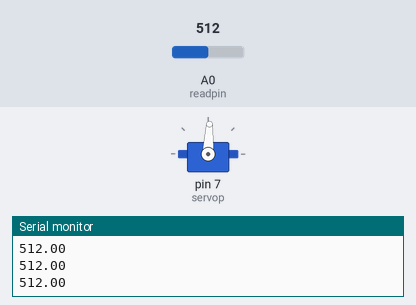
The sketch below on a simulated Arduino Uno, built with avr-gcc and run on an emulated ATmega328P. Parts: servo, the last lines printed to the serial monitor. The test bench sets the inputs (shaded band); at power-on: A0 (readpin) = 512.

Above: at 1.3 s.
1.4 s: A0 (readpin) set to 716
At 2.2 s:
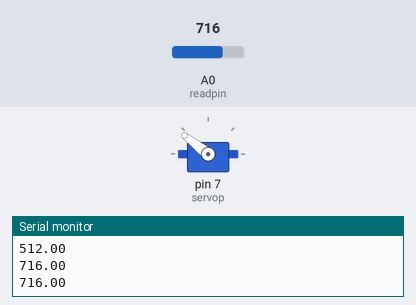
3.0 s: A0 (readpin) set to 900
At 3.4 s:
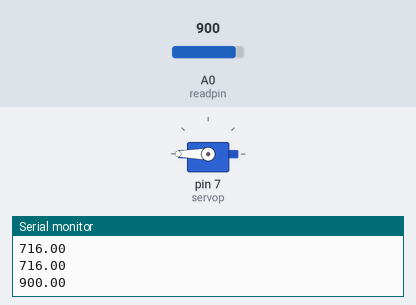
4.5 s: A0 (readpin) set to 306
At 5.7 s:
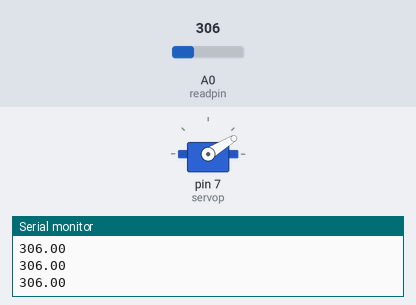
6.0 s: A0 (readpin) set to 0
At 7.0 s:
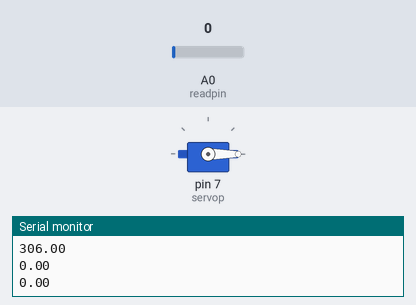
7.5 s: A0 (readpin) set to 122
At 8.2 s:
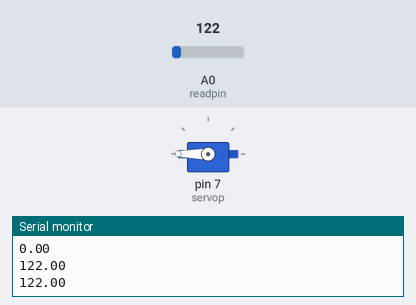
9.0 s: A0 (readpin) set to 511
At 9.4 s:
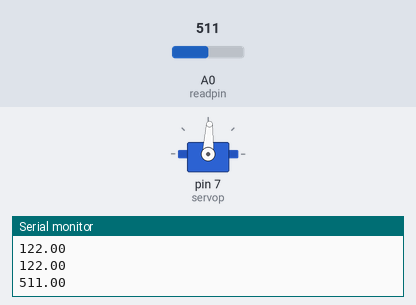
Timing chart, 0 to 11.5 s (numbered marks = the images above; inputs shaded):
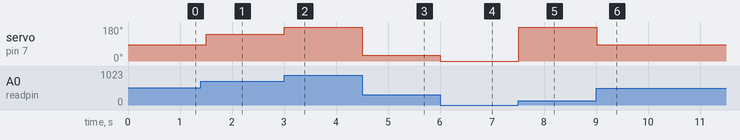

Measured:
- after the input at 1.4 s, servo on pin 7 (servop): 87° → 142° after 0.10 s
- after the input at 3.0 s, servo on pin 7 (servop): 142° → 180° at once
- after the input at 4.5 s, servo on pin 7 (servop): 180° → 31° at once
- after the input at 6.0 s, servo on pin 7 (servop): 31° → 0° at once
- after the input at 7.5 s, servo on pin 7 (servop): 0° → 180° at once
- after the input at 9.0 s, servo on pin 7 (servop): 180° → 87° at once

The sketch:

Servo.ino
```cpp
#include <Servo.h>
int readpin = A0;
float readval = 0;
float volt = 0;
int delaytime = 500;
float dir=0;
int servop = 7;
Servo myservo;
void setup() {
  // put your setup code here, to run once:
pinMode (readpin, INPUT);
pinMode (servop, OUTPUT);
myservo.attach(servop);
Serial.begin(9600);
}

void loop() {
  // put your main code here, to run repeatedly:
readval = analogRead(readpin);
volt = (5./1023.)*readval;
Serial.println(readval);
dir = (180./64.)*readval;
myservo.write(dir);
delay (delaytime);
}
```
